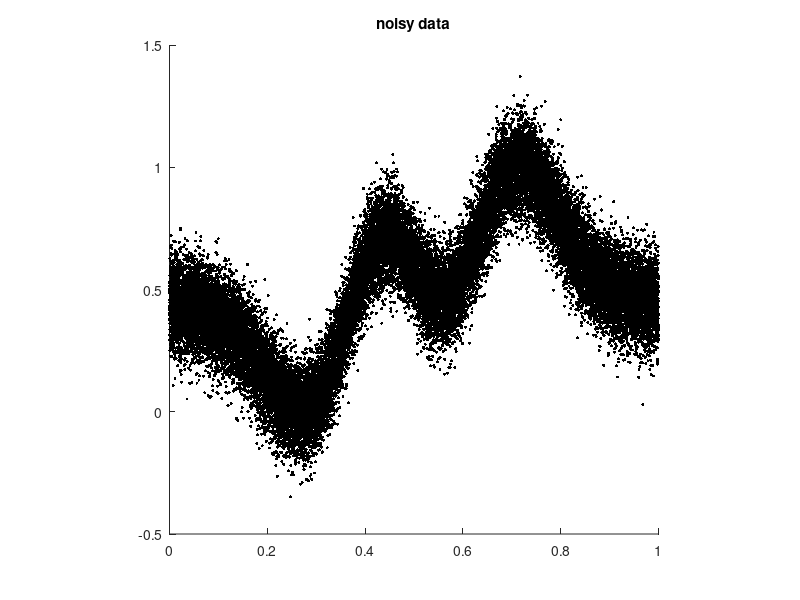

Source code (MATLAB): (Note: this script raises an error after producing the figure.)
%
% this script minimizes the cv score for an equispaced example on the one-
% dimensional torus
%
%% initialization

rng('default');                      % reset random generator

fun    = @(x) peaks(6*x-3,0);        % example function
M      = 2^15;                       % number of nodes
nodes  = (0:M-1)'/M;                 % nodes in space domain
f      = fun(nodes);                 % function values
f = f-min(f); f = f/max(f);          % normalize function

f_e    = f+0.1*randn(size(f));       % noisy function values
s      = 3;                          % weights in frequency domain


%% plot noisy data

scatter(nodes,real(f_e),5,'k','filled'); hold on;
axis square;
title('noisy data');
drawnow();


%% main computations

fcv = FCV_equispaced(1,f_e,s);
lambda_min = fcv.minimize();

% calculate reconstruction
[~,~,f_r] = fcv.compute(lambda_min);


%% plot reconstruction

plot(nodes,real(f_r)); hold off;
title('noisy data and reconstruction');